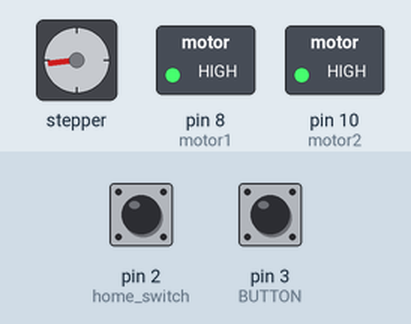
The sketch below on a simulated Arduino Uno, built with avr-gcc and run on an emulated ATmega328P. Shown: stepper motor, switched loads named in the sketch (green lamp = pin HIGH). The test bench sets the inputs (shaded band); at power-on: pin 2 (home_switch) HIGH, pin 3 (BUTTON) HIGH. Stepper angles assume 200 steps per turn.

Above: at 5.6 s.
5.7 s: pin 2 (home_switch) pulled LOW for 0.15 s
At 7.0 s:
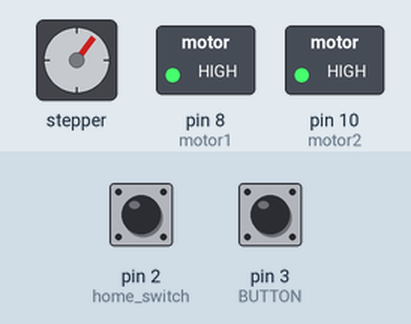
8.8 s: pin 3 (BUTTON) pulled LOW for 0.15 s
At 10.3 s:
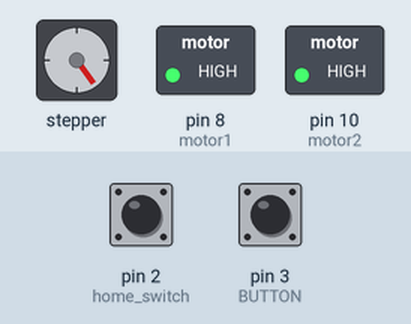
11.9 s: pin 2 (home_switch) pulled LOW for 1 s
18.9 s: pin 3 (BUTTON) pulled LOW for 3.2 s
At 22.7 s:
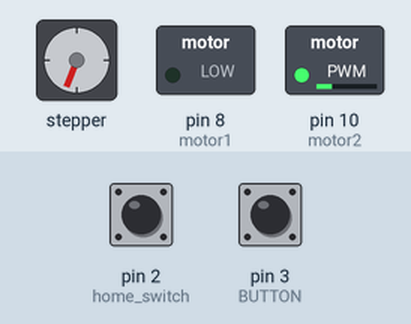
Timing chart, 0 to 24.2 s (numbered marks = the images above; inputs shaded):
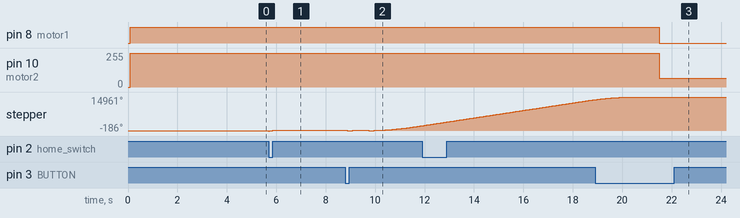

The sketch:

Jovan_kod_promenjen.ino
```cpp
#include <LiquidCrystal_PCF8574.h>
#include <Wire.h>
#include <AccelStepper.h>

AccelStepper stepperX(1, 5, 4);

// Home Switch
#define home_switch 2

// Stepper Travel Variables
long TravelX;
int move_finished=1;
long initial_homing=1;

// LCD I2C
LiquidCrystal_PCF8574 lcd(0x27);

// Input potentiometers
const int potPin1 = A3;
const int potPin2 = A1;

int potValue1 = 0;
int potValue2 = 0;

int potMap1 = 0;
int potMap2 = 0;

// Buttons & switches
int BUTTON = 3;
int state = HIGH;

// Motors
int motor1 = 8;
int motor2 = 10;

// Stepper motor
int dir = 4;
int stp = 5;

// Other variables
int brzina_int = 0;
int vreme_int = 0;
int brzina_ciklusa = 0;
int vreme_ciklusa = 0;
long vreme_ciklusa_ms;

void setup()
{
  delay(100);
  analogWrite(motor1, 255);
  analogWrite(motor2, 255);
  delay(100);

  // Start I2C communication with LCD
  Wire.begin();
  Wire.beginTransmission(0x27);

  // Setovanje BUTTONa i njegove interrupt funkcije
  pinMode(BUTTON, INPUT_PULLUP);
  attachInterrupt(digitalPinToInterrupt(BUTTON), BUTTON_interrupt, FALLING);

  updateLCD_start();

  // Homing stepper motora
  pinMode(home_switch, INPUT_PULLUP);
  delay(5);

  // Stepper speed & acceleration
  stepperX.setMaxSpeed(700.0);
  stepperX.setAcceleration(300.0);

  // Start Homing procedure of Stepper Motor at startup

  // H O M I N G //
  lcd.clear();
  lcd.print("Homing procedure");
  delay(100);

  while (digitalRead(home_switch)) {
    stepperX.moveTo(initial_homing);
    initial_homing--;
    stepperX.run();
    delay(5);
}

  stepperX.setCurrentPosition(0);
  stepperX.setMaxSpeed(5000.0);
  stepperX.setAcceleration(3000.0);
  initial_homing=1;

  while (!digitalRead(home_switch)) {
    stepperX.moveTo(initial_homing);
    stepperX.run();
    initial_homing++;
    delay(5);
  }

  stepperX.setCurrentPosition(0);
  lcd.clear();
  lcd.print("Homing finished");
  delay(2000);

  stepperX.setMaxSpeed(1100.0);      // Set Max Speed of Stepper (Faster for regular movements)
  stepperX.setAcceleration(600.0);  // Set Acceleration of Stepper

  // H O M I N G //


  // Move stepper from zero position (protection)
  state = HIGH;

  // Pomeranje od nule
  delay(1000);
  stepperX.moveTo(80);
  while (stepperX.currentPosition() != 80) stepperX.run();
  stepperX.stop();
  stepperX.runToPosition();
  stepperX.setCurrentPosition(0);


}

// Start button interrupt
void BUTTON_interrupt()
{
  if(state == HIGH) {
    state = LOW;
  }
}


void updateLCD_start()
{
  lcd.clear();
  lcd.setBacklight(255);
  lcd.noCursor();
  lcd.home();
  delay(2000);
  lcd.print("CanCool");
  delay(500);
  lcd.setCursor(0, 1);
  lcd.print("Starting...");
  delay(2000);
  lcd.clear();
}

// Update LCD menu
void updateLCD_menu()
{
  //lcd.clear();
  lcd.setBacklight(255);
  lcd.noCursor();
  lcd.home();
  lcd.print("Speed      Time ");
  lcd.setCursor(0, 1);

  brzina_int = pot1_read();
  vreme_int = pot2_read();


  // Show speed on the LCD
  if(brzina_int<10)
  {
    lcd.setCursor(0,1);
    lcd.print("  ");
    lcd.print(brzina_int);
    lcd.print("%");
    lcd.setCursor(11,1);
      if(vreme_int>9 && vreme_int<100)
      {
        lcd.print(" ");
        lcd.print(vreme_int);
        lcd.print("s");
      }
      else
      {
        lcd.print(vreme_int);
        lcd.print("s");
      }
  } else if(brzina_int>9 && brzina_int<100)
  {
    lcd.setCursor(0,1);
    lcd.print(" ");
    lcd.print(brzina_int);
    lcd.print("%");
    lcd.setCursor(11,1);

      if(vreme_int>9 && vreme_int<100)
      {
        lcd.print(" ");
        lcd.print(vreme_int);
        lcd.print("s");
      }
      else
      {
        lcd.print(vreme_int);
        lcd.print("s");
      }
  }
  else
  {
    lcd.setCursor(0,1);
    lcd.print(brzina_int);
    lcd.print("%");
    lcd.setCursor(11,1);

      if(vreme_int>9 && vreme_int<100)
      {
        lcd.print(" ");
        lcd.print(vreme_int);
        lcd.print("s");
      }
      else
      {
        lcd.print(vreme_int);
        lcd.print("s");
      }
  }

}

// Update LCD-a kada je uredjaj ukljucen
void updateLCD_working()
{

}

int pot1_read()
{
  potValue1 = analogRead(potPin1);
  potMap1 = map(potValue1, 0, 1023, 50, 100);
  delay(100);

  return potMap1;
}

int pot2_read()
{
  potValue2 = analogRead(potPin2);
  potMap2 = map(potValue2, 0, 1023, 10, 120);
  delay(100);

  return potMap2;
}

void loop()
{
  updateLCD_menu();

  if (state == 1) updateLCD_menu();

  if (state == 0)
  {
   vreme_ciklusa = vreme_int;
   brzina_ciklusa = brzina_int;

   int brzina_8bit = round(brzina_ciklusa*2.55);
   brzina_8bit = 256 - brzina_8bit;

   vreme_ciklusa_ms = vreme_ciklusa*1000;
   int i = vreme_ciklusa;


   // Spustanje step motora
   lcd.clear();
   lcd.print("Cycle on");
   //spusti_stepper();


  // Spustanje step motora
  lcd.setCursor(0,1);
  lcd.print("Motor lowering");

  stepperX.moveTo(8312);
  while (stepperX.currentPosition() != 8312) stepperX.run();
  stepperX.stop();
  stepperX.runToPosition();


   delay(1000);


   // Ukljuci DC motore
   lcd.setCursor(0,1);
   lcd.print("               ");
   lcd.setCursor(0,1);
   lcd.print("Time:           ");
   analogWrite(motor2,brzina_8bit);
   analogWrite(motor1,0);
   while(i>0)
   {
      i--;
      lcd.setCursor(7,1);
      lcd.print(i);
      delay(1000);
      lcd.setCursor(7,1);
      lcd.print("    ");
   }

   //delay(vreme_ciklusa_ms);
   analogWrite(motor2,255);
   analogWrite(motor1,255);

   // Podizanje step motora
   lcd.setCursor(0,1);
   //lcd.print("                ");
   lcd.print("Motor homing ");

   stepperX.moveTo(0);
   while (stepperX.currentPosition() != 0) stepperX.run();
   stepperX.stop();
   stepperX.runToPosition();
   lcd.clear();


   state = HIGH;

  }


}
```
